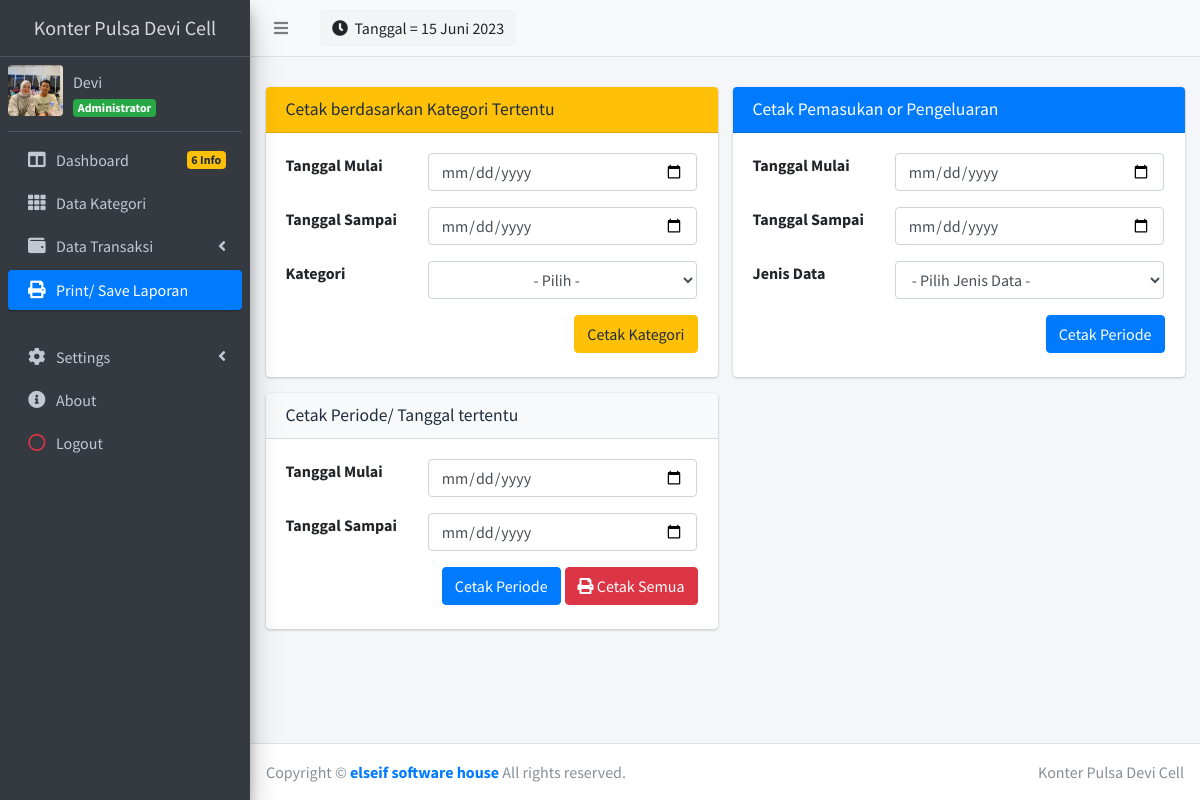
The app's page /index2.php?page=lap_pulsa (signed in) with its own data.
### tables this page shows
CREATE TABLE `tb_pengguna` (
  `id_pengguna` int(11) NOT NULL,
  `nama_pengguna` varchar(30) NOT NULL,
  `email` varchar(50) NOT NULL,
  `alamat` text NOT NULL,
  `no_hp` varchar(15) NOT NULL,
  `username` varchar(30) NOT NULL,
  `password` varchar(255) NOT NULL,
  `foto_profile` varchar(255) NOT NULL,
  `level` enum('Administrator','Karyawan') NOT NULL
);

### inc/tgl_indo.php (called while the page is built, shortened)
<?php
function tgl_indo($tanggal)
{
    $bulan = array(
        1 =>   'Januari',
        'Februari',
        'Maret',
        'April',
        'Mei',
        'Juni',
        'Juli',
        'Agustus',
        'September',
        'Oktober',
        'November',
        'Desember'
    );
    $pecahkan = explode('-', $tanggal);
    return $pecahkan[2] . ' ' . $bulan[(int)$pecahkan[1]] . ' ' . $pecahkan[0];
}

### index2.php (the view, shortened to what this page needs)
<?php
require 'inc/koneksi.php';
if (!isset($_SESSION["login"])) {
	header("Location: login.php");
	exit;
} else {
	$data_id = $_SESSION["ses_id"];
}
?>
<!DOCTYPE html>
<html>
<head>
	<link rel="stylesheet" href="plugins/fontawesome-free/css/all.min.css">
	<link rel="stylesheet" href="https://code.ionicframework.com/ionicons/2.0.1/css/ionicons.min.css">
	<link rel="stylesheet" href="plugins/datatables-bs4/css/dataTables.bootstrap4.css">
	<link rel="stylesheet" href="dist/css/adminlte.min.css">
	<link rel="stylesheet" href="plugins/select2/css/select2.min.css">
	<link rel="stylesheet" href="plugins/select2-bootstrap4-theme/select2-bootstrap4.min.css">
</head>
<body class="hold-transition sidebar-mini">
	<?php
	$data_level = $_SESSION["ses_level"];
	if ($data_level == "Administrator") {
	?>
		<?php
		if (isset($_GET['page'])) {
			$hal = $_GET['page'];
		}
		?>
		<div class="wrapper">
			<nav class="main-header navbar navbar-expand navbar-default navbar-light">
				<ul class="navbar-nav">
					<li class="nav-item">
						<a class="nav-link" data-widget="pushmenu" href="#">
							<i class="fas fa-bars"></i>
						</a>
					</li>
				</ul>
				<form class="form-inline ml-3">
					<div class="input-group input-group-sm">
						<button class="btn btn-navbar" type="text">
							<i class="fas fa-clock"></i> &nbsp;<?php
																include "inc/tgl_indo.php";
																echo "Tanggal  = " . tgl_indo(date('Y-m-d'));
																?>
						</button>
					</div>
				</form>
			</nav>
			<aside class="main-sidebar sidebar-dark-primary elevation-4">
				<a href="?page=MyApp/admin" class="brand-link text-center">
					<span class="brand-text font-weight-light text-center"><b>Konter Pulsa Devi Cell</b></span>
				</a>
				<div class="sidebar">
					<div class="user-panel mt-2 pb-2 mb-2 d-flex">
						<div class="">
							<img src="dist/img/profile/<?php $sql = mysqli_query($koneksi, "SELECT * FROM tb_pengguna where id_pengguna='$data_id'");
														while ($data = mysqli_fetch_array($sql)) {
															echo $data['foto_profile'] ?>" class="rounded" style="width:55px;">
						</div>
						<div class="info">
							<a href="?page=MyApp/profile" class="d-block">
								<?php echo $data["nama_pengguna"]; ?>
							</a>
							<span class="badge badge-success">
								<?php echo $data_level; ?>
							</span>
						<?php
														}
						?>
						</div>
					</div>
					<nav class="mt-2">
						<ul class="nav nav-pills nav-sidebar flex-column" data-widget="treeview" role="menu" data-accordion="false">
							<li class="nav-item">
								<a href="?page=MyApp/admin" class="nav-link <?php if ($hal == 'MyApp/admin') {
																				echo 'active';
																			} ?>">
									<i class="nav-icon fas fa-columns"></i>
									<p>
										Dashboard
										<span class="badge badge-warning right">6 Info</span>
									</p>
								</a>
							</li>
							<li class="nav-item">
								<a href="?page=i_data_k" class="nav-link <?php if ($hal == 'i_data_k' || $hal == 'i_add_k' || $hal == 'i_edit_k') {
																				echo 'active';
																			} ?>">
									<i class="nav-icon fas fa-th"></i>
									<p>
										Data Kategori
									</p>
								</a>
							</li>
							<li class="nav-item has-treeview <?php if (
																	$hal == 'i_data_km' || $hal == 'i_add_km' || $hal == 'i_edit_km'
																	|| $hal == 'o_data_km' || $hal == 'o_add_km' || $hal == 'o_edit_km' || $hal == 'rekap_km'
																) {
																	echo 'menu-open';
																} ?>">
								<a href="#" class="nav-link <?php if (
																$hal == 'i_data_km' || $hal == 'i_add_km' || $hal == 'i_edit_km'
																|| $hal == 'o_data_km' || $hal == 'o_add_km' || $hal == 'o_edit_km' || $hal == 'rekap_km'
															) {
																echo 'active';
															} ?>">
									<i class="nav-icon fas fa-wallet"></i>
									<p>
										Data Transaksi
										<i class="fas fa-angle-left right"></i>
									</p>
								</a>
							</li>
							<li class="nav-item">
								<a href="?page=lap_pulsa" class="nav-link  <?php if ($hal == 'lap_pulsa') {
																				echo 'active';
																			} ?>">
									<i class="nav-icon fas fa-print"></i>
									<p>
										Print/ Save Laporan
									</p>
								</a>
							</li>
							<br>
							<li class="nav-item has-treeview <?php if ($hal == 'MyApp/data_pengguna' || $hal == 'MyApp/profile') {
																	echo 'menu-open';
																} ?>">
								<a href="#" class="nav-link <?php if ($hal == 'MyApp/data_pengguna' || $hal == 'MyApp/profile') {
																echo 'active';
															} ?>">
									<i class="nav-icon fas fa-cog"></i>
									<p>
										Settings
										<i class="fas fa-angle-left right"></i>
									</p>
								</a>
							</li>
							<li class="nav-item">
								<a href="?page=MyApp/about" class="nav-link <?php if ($hal == 'MyApp/about') {
																				echo 'active';
																			} ?>">
									<i class="nav-icon fas fa-info-circle"></i>
									<p>
										About
									</p>
								</a>
							</li>
											<?php
										}
											?>
											<li class="nav-item">
												<a onclick="return confirm('Apakah anda yakin akan keluar ?')" href="logout.php" class="nav-link">
													<i class="nav-icon far fa-circle text-danger"></i>
													<p>
														Logout
													</p>
												</a>
											</li>
										</nav>
									</div>
								</aside>
								<div class="content-wrapper">
									<section class="content-header">
									</section>
									<section class="content">
										<div class="container-fluid">
											<?php
											if (isset($_GET['page'])) {
												$hal = $_GET['page'];
												switch ($hal) {
													case 'lap_pulsa':
														include "data_admin/laporan/lap_pulsa.php";
														break;
												}
											} else {
												if ($data_level == "Administrator") {
													include "home/admin.php";
												} elseif ($data_level == "Karyawan") {
													include "home/karyawan.php";
												}
											}
											?>
										</div>
									</section>
								</div>
								<footer class="main-footer">
									<div class="float-right d-none d-sm-block">
										Konter Pulsa Devi Cell
									</div>
									Copyright &copy;
									<a target="_blank" href="https://www.facebook.com/">
										<strong> elseif software house</strong>
									</a>
									All rights reserved.
								</footer>
							</div>
</body>
</html>

### records on screen
tb_pengguna: foto_profile (picture), nama_pengguna "Devi"
